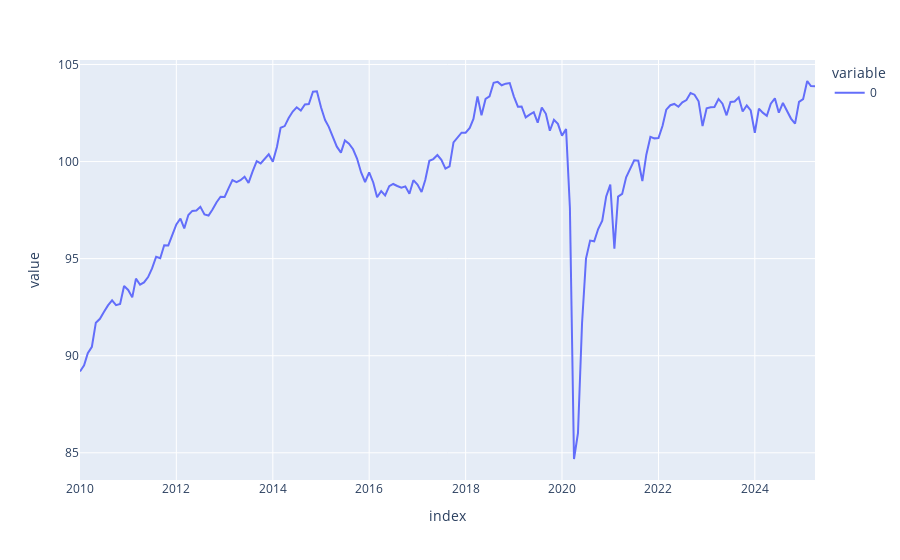

The code cell stored with this chart in its notebook:
### Code cell
indpro = fred.get_series('INDPRO', observation_start='2010-01-01')

# 가져온 데이터 확인 코드 작성
indpro.info()
indpro.plot()

### Figure 1 — Plotly figure (JSON) as saved in the notebook; plotly's stock layout.template omitted (floating-point values rounded to 4 significant figures; data arrays with more than 128 entries replaced by an {"elided": "..."} marker saying what was removed)
{"data": [{"hovertemplate": "variable=0<br>index=%{x}<br>value=%{y}<extra></extra>", "legendgroup": "0", "line": {"color": "#636efa", "dash": "solid"}, "marker": {"symbol": "circle"}, "mode": "lines", "name": "0", "orientation": "v", "showlegend": true, "type": "scatter", "x": {"elided": "184 str values"}, "xaxis": "x", "y": {"elided": "184 float values"}, "yaxis": "y"}], "layout": {"legend": {"title": {"text": "variable"}, "tracegroupgap": 0}, "margin": {"t": 60}, "xaxis": {"anchor": "y", "domain": [0, 1], "title": {"text": "index"}}, "yaxis": {"anchor": "x", "domain": [0, 1], "title": {"text": "value"}}}}
